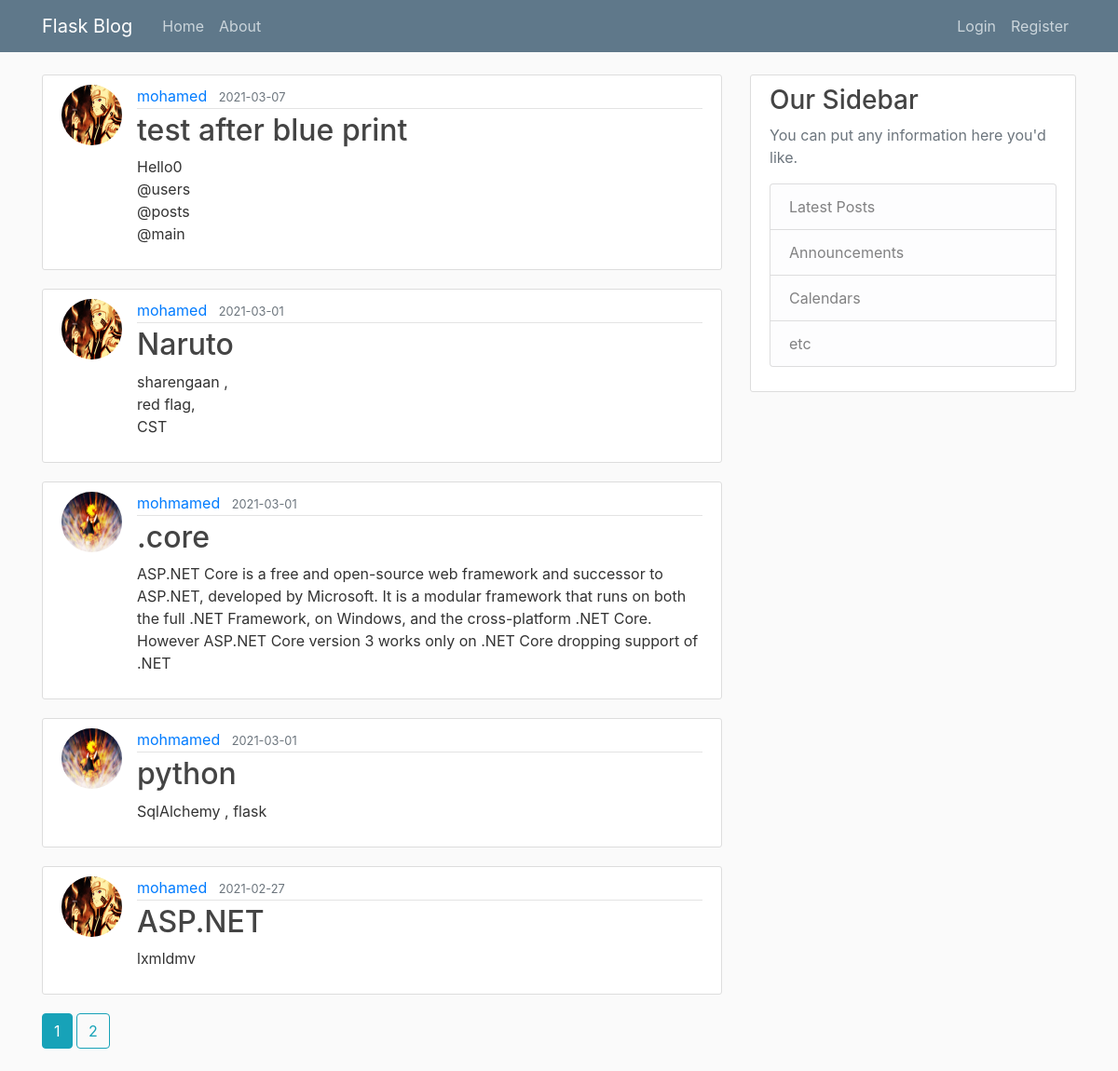
The page /home on the database its author committed.
### flaskblog/models.py (models this page shows, shortened)
class Post(db.Model):
    id = db.Column(db.Integer, primary_key=True)
    title = db.Column(db.String(100), nullable=False)
    date_posted = db.Column(db.DateTime, nullable=False, default=datetime.utcnow)
    content = db.Column(db.Text, nullable=False)
    user_id = db.Column(db.Integer, db.ForeignKey('user.id'), nullable=False)
    likes = db.relationship('PostLike', lazy='dynamic')

class User(db.Model, UserMixin):
    id = db.Column(db.Integer, primary_key=True)
    username = db.Column(db.String(20), unique=True, nullable=False)
    email = db.Column(db.String(120), unique=True, nullable=False)
    image_file = db.Column(db.String(20), nullable=False, default='default.jpg')
    password =  db.Column(db.String(60), nullable=False)
    posts = db.relationship('Post', foreign_keys='Post.user_id',backref='author', lazy=True)
    liked = db.relationship('PostLike', lazy='dynamic')

### flaskblog/main/routes.py (the view)
@main.route('/')
@main.route("/home")
def home():
    page = request.args.get('page', 1, type=int)
    posts = Post.query.order_by(Post.date_posted.desc()).paginate(page=page, per_page=5)
    return render_template('home.html',posts=posts)

### flaskblog/templates/home.html
{% extends "layout.html" %}
{% block content %}
    {% for post in posts.items %}
        <article class="media content-section">
          <img class="rounded-circle article-img" src="{{ url_for('static', filename='profile_pics/' + post.author.image_file) }}">
          <div class="media-body">
            <div class="article-metadata">
              <a class="mr-2" href="{{ url_for('users.user_posts', username=post.author.username) }}">{{ post.author.username }}</a>
              <small class="text-muted">{{ post.date_posted.strftime('%Y-%m-%d') }}</small>
            </div>
            <h2><a class="article-title" href="{{ url_for('posts.post', post_id=post.id) }}">{{ post.title }}</a></h2>
            <p class="article-content">{{ post.content }}</p>
          </div>
        </article>
    {% endfor %}
    {% for page_num in posts.iter_pages(left_edge=1, right_edge=1, left_current=1, right_current=2) %}
      {% if page_num %}
        {% if posts.page == page_num %}
          <a class="btn btn-info mb-4" href="{{ url_for('main.home', page=page_num) }}">{{ page_num }}</a>
        {% else %}
          <a class="btn btn-outline-info mb-4" href="{{ url_for('main.home', page=page_num) }}">{{ page_num }}</a>
        {% endif %}
      {% else %}
        ...
      {% endif %}
    {% endfor %}
{% endblock content %}

### flaskblog/templates/layout.html (shortened to what this page needs)
<!DOCTYPE html>
<html>
<head>
    <link rel="stylesheet" href="https://maxcdn.bootstrapcdn.com/bootstrap/4.0.0/css/bootstrap.min.css">
    <link rel="stylesheet" type="text/css" href="{{ url_for('static', filename='main.css') }}">
</head>
<body>
    <header class="site-header">
      <nav class="navbar navbar-expand-md navbar-dark bg-steel fixed-top">
        <div class="container">
          <a class="navbar-brand mr-4" href="/">Flask Blog</a>
          <div class="collapse navbar-collapse" id="navbarToggle">
            <div class="navbar-nav mr-auto">
              <a class="nav-item nav-link" href="{{ url_for('main.home') }}">Home</a>
              <a class="nav-item nav-link" href="{{ url_for('main.about') }}">About</a>
            </div>
            <div class="navbar-nav">
              {% if current_user.is_authenticated %}
                <a class="nav-item nav-link" href="{{ url_for('posts.new_post') }}">New Post</a>
                <a class="nav-item nav-link" href="{{ url_for('users.account') }}">Account</a>
                <a class="nav-item nav-link" href="{{ url_for('users.logout') }}">Logout</a>
              {% else %}
                <a class="nav-item nav-link" href="{{ url_for('users.login') }}">Login</a>
                <a class="nav-item nav-link" href="{{ url_for('users.register') }}">Register</a>
              {% endif %}
            </div>
          </div>
        </div>
      </nav>
    </header>
    <main role="main" class="container">
      <div class="row">
        <div class="col-md-8">
          {% block content %}{% endblock %}
        </div>
        <div class="col-md-4">
          <div class="content-section">
            <h3>Our Sidebar</h3>
            <p class='text-muted'>You can put any information here you'd like.
              <ul class="list-group">
                <li class="list-group-item list-group-item-light">Latest Posts</li>
                <li class="list-group-item list-group-item-light">Announcements</li>
                <li class="list-group-item list-group-item-light">Calendars</li>
                <li class="list-group-item list-group-item-light">etc</li>
              </ul>
            </p>
          </div>
        </div>
      </div>
    </main>
</body>
</html>

### flaskblog/static/main.css (style rules this page uses)
body { background: #fafafa; color: #333333; margin-top: 5rem; }
h1, h2, h3, h4, h5, h6 { color: #444444; }
.bg-steel { background-color: #5f788a; }
.site-header .navbar-nav .nav-link { color: #cbd5db; }
.content-section { background: #ffffff; padding: 10px 20px; border: 1px solid #dddddd; border-radius: 3px; margin-bottom: 20px; }
.article-title { color: #444444; }
.article-content { white-space: pre-line; }
.article-img { height: 65px; width: 65px; margin-right: 16px; }
.article-metadata { padding-bottom: 1px; margin-bottom: 4px; border-bottom: 1px solid #e3e3e3 }

### rows shown on the page
Post: image_file (picture), author.username "mohamed", date_posted "2021-03-07", title "test after blue print", content "Hello0 @users @posts @main"
Post: image_file (picture), author.username "mohamed", date_posted "2021-03-01", title "Naruto", content "sharengaan , red flag, CST"
Post: image_file (picture), author.username "mohmamed", date_posted "2021-03-01", title ".core", content "ASP.NET Core is a free and open-source web framework and successor to ASP.NET, developed by Microsoft. It is a modular framework that runs on both the full .NET Framework, on Windows, and the cross-platform .NET Core. However ASP.NET Core version 3 works only on .NET Core dropping support of .NET"
Post: image_file (picture), author.username "mohmamed", date_posted "2021-03-01", title "python", content "SqlAlchemy , flask"
Post: image_file (picture), author.username "mohamed", date_posted "2021-02-27", title "ASP.NET", content "lxmldmv"

### other values the page prints
{{ page_num }} "1"
{{ page_num }} "2"
